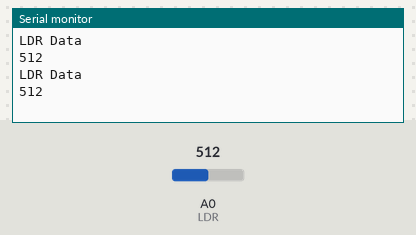
Recording of a sketch running on a simulated Arduino Uno, built with avr-gcc and run on an emulated ATmega328P. Parts: the last lines printed to the serial monitor. The inputs (shaded band) are chosen by the test bench; at power-on: A0 (LDR) = 512.

Above: at 1.8 s.
1.9 s: A0 (LDR) set to 716
At 2.8 s:
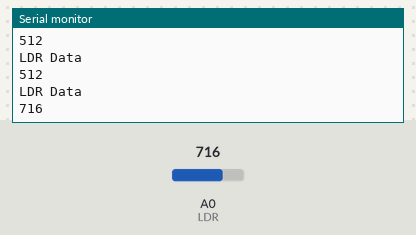
3.4 s: A0 (LDR) set to 900
At 4.8 s:
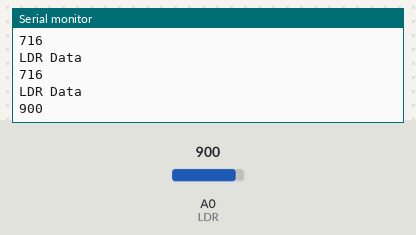
Timing chart, 0 to 6.4 s (numbered marks = the images above; inputs shaded):
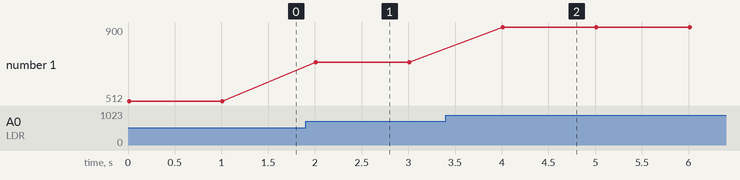

The sketch:

LDR_ESP8266.ino
```cpp
#define LDR A0 // define the pin of LDR

void setup()
{
Serial.begin (9600); //Define the baudrate for serial communication
pinMode(LDR,INPUT); // define the mode of peripheral
}

void loop()
{
int LDR_Data = analogRead(LDR); // the the data of LDR and store it into the LDR_Data
Serial.println("LDR Data"); // print LDR Data on serial monitor
Serial.println(LDR_Data); // print the value of LDR_Data
delay(1000); // delay for 1 second
}
```

Measured:
- after the input at 1.9 s, the serial monitor: prints a new line after 0.11 s (image 1)
- after the input at 3.4 s, the serial monitor: prints a new line after 0.61 s (image 2)
- plotted number 1: 512 → 716 after the input at 1.9 s, 716 → 900 after the input at 3.4 s
